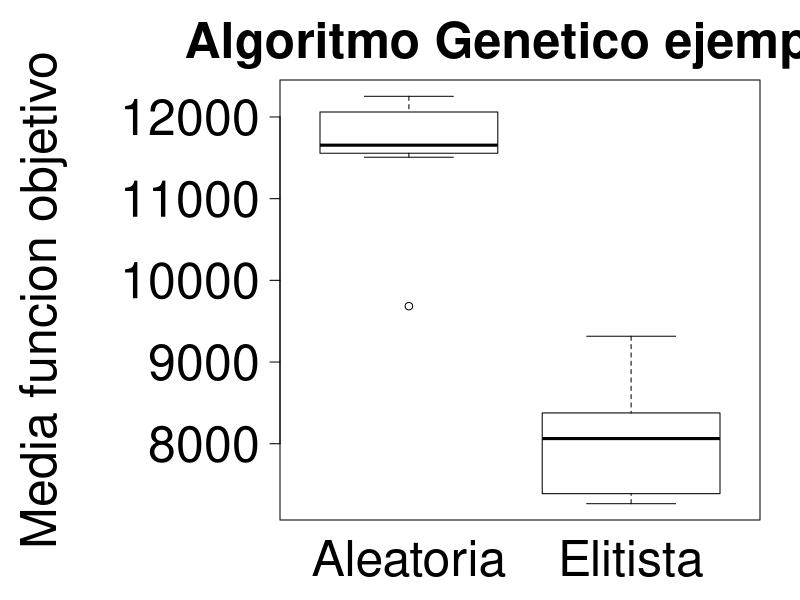

Recreate this plot in R.
# Boxplot

# Escriba aqui los resultados de las ejecuciones de dos algoritmos
# para ser comparados
resultados1 <- c(11665,12086,11556,9684,11644,11507,11949,12253,12061,11576) #seleccion aleatoria
resultados2 <- c(8377,7389,9316,7266,8259,7988,7381,8540,7911,8138) #seleccion elitista

# Reemplaze aqui con el nombre del archivo a para crear el boxplot
plotfile = "ejemplo-boxplot.png"

# Crear una matrix para el plot
all.data = cbind(resultados1, resultados2)
# Nombres de las pruebas o algoritmos
colnames (all.data) <- c("Aleatoria", "Elitista")


# data.matrix is a matrix or a data frame
# Customize the plot using par:
# plot.axis.style  0: always parallel to the axis, 1: always horizontal, 2: always perpendicular to the axis, 3: always vertical
# plot.mar margin of the plot (down, left, up, right)
# plot.size.axis / title size of the axis and title
# vertical.x.axis try 1 or 2 
do.boxplot <- function (data.matrix, data.labels=colnames(data.matrix), plot.mar=c(4,14,4,2), 
                        plot.title="Algoritmo Genetico ejemplo", plot.yaxis.label="Media funcion objetivo",
                        output="sample-boxplot.png", plot.axis.style=1, plot.size.axis=3, 
                        plot.size.title=3, plot.text.yaxis=3, vertical.x.axis=1, 
                        colors=rep(0, ncol(data.matrix))){

  if (ncol(data.matrix)!= length(data.labels)){
    cat ("Error there must be same amount of data sets and data labels.")
    return()
  }
  png (file = output, width = 800, height =  450, units = "px", pointsize = 8, bg = "white")
  par (las=plot.axis.style, mar=plot.mar, cex.axis=plot.size.axis, cex.main=plot.size.title)
  boxplot (data.matrix, main=plot.title, xaxt="n", col=colors)
  mtext (plot.yaxis.label, side=2, line=(plot.mar[2]-3), cex=plot.text.yaxis, las=0)
  axis (1, at=c(1:length(data.labels)), labels=data.labels, line=plot.mar[1] - 3, 
       tick=FALSE, las=vertical.x.axis, cex.axis=plot.size.axis)
  cat ("Plot creado en: ", output, "\n")
  dev.off()
}

#Plot details in the file boxplot.R
do.boxplot(data.matrix=all.data, output=plotfile)
